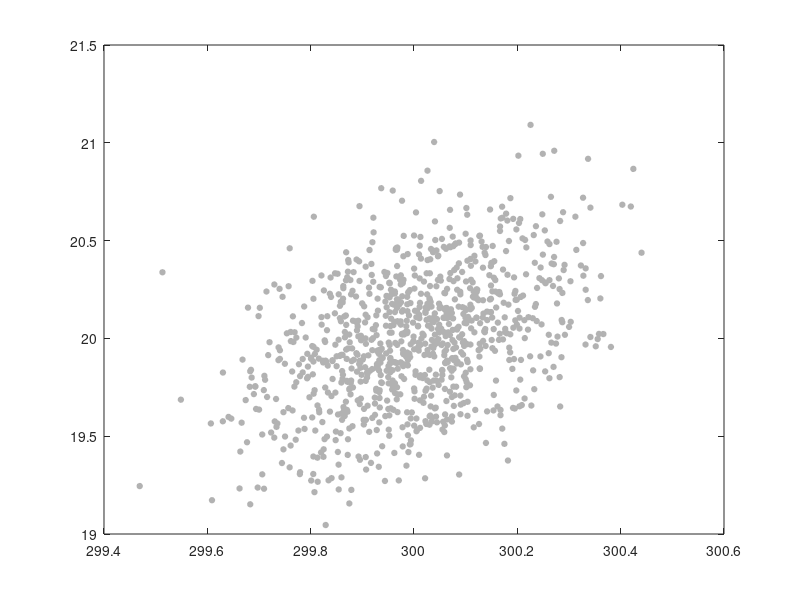

Reproduce this figure in MATLAB. (Note: this script raises an error after producing the figure.)
%=================== plotCRBfor2Dparam.m
% draw figure with random 2D pseudo-estimated values
% with ellipse of CI at alpha level derived from
% CRB of linear model
% the objective is for show that almost alpha
% percent of the values are outside
%
clear
addpath toolbox
alpha = 0.9;
N     = 1000;
X0    = [300;20];
W     = randn(N,2);
CRB   = 0.1*[0.2518, 0.2288;...
      0.2288, 1.0834];
sqrtCRB = sqrtm(CRB);
X     = W*sqrtCRB + ones(N,1)*X0';
figure(1)
plot(X(:,1),X(:,2),'o','color',0.7*ones(3,1),...
    'markerfacec',0.7*ones(3,1),'markers',4)
hold on
[area] = ellipse(X0, CRB, alpha,'b');
plot(X0(1),X0(2),'o','markers',12,'markerfacec','r')
hold off
xlabel('velocity - m/s')
ylabel('azimuth - degree')
set(gca,'xlim',X0(1)+[-1 1],'ylim',X0(2)+[-1 1])
set(gca','fontname','times','fontsize',14)

HorizontalSize = 8;
VerticalSize   = 8;
set(gcf,'units',' centimeters');
set(gcf,'paperunits','centimeters');
set(gcf,'PaperType','a3');
    set(gcf,'position',[0 5 HorizontalSize VerticalSize]);
set(gcf,'paperposition',[0 0 HorizontalSize VerticalSize]);
set(gcf,'color', [1,1,0.92]);
set(gcf, 'InvertHardCopy', 'off');

% print -depsc -loose ../../slideslastPresentation/crbexample.eps



